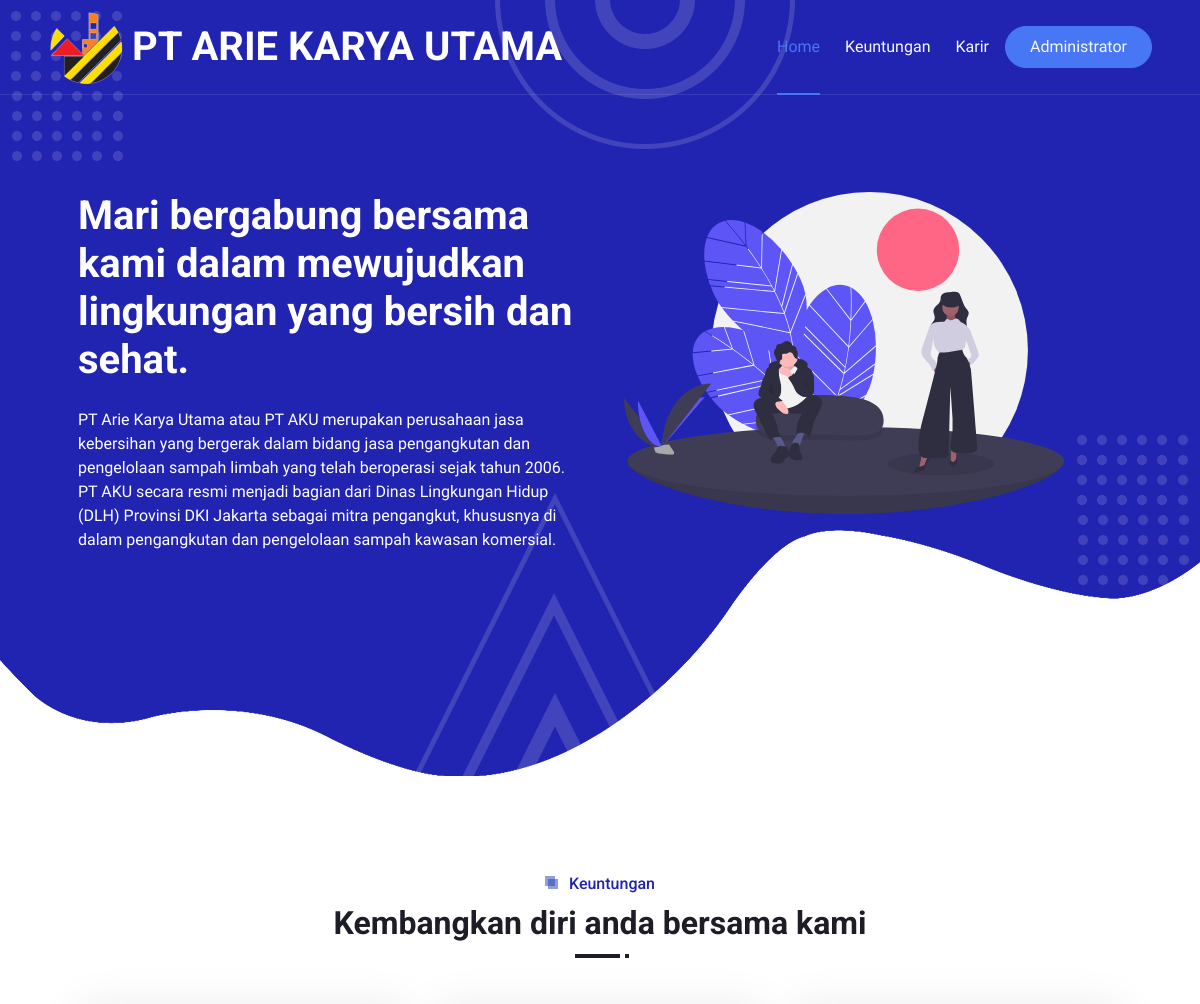
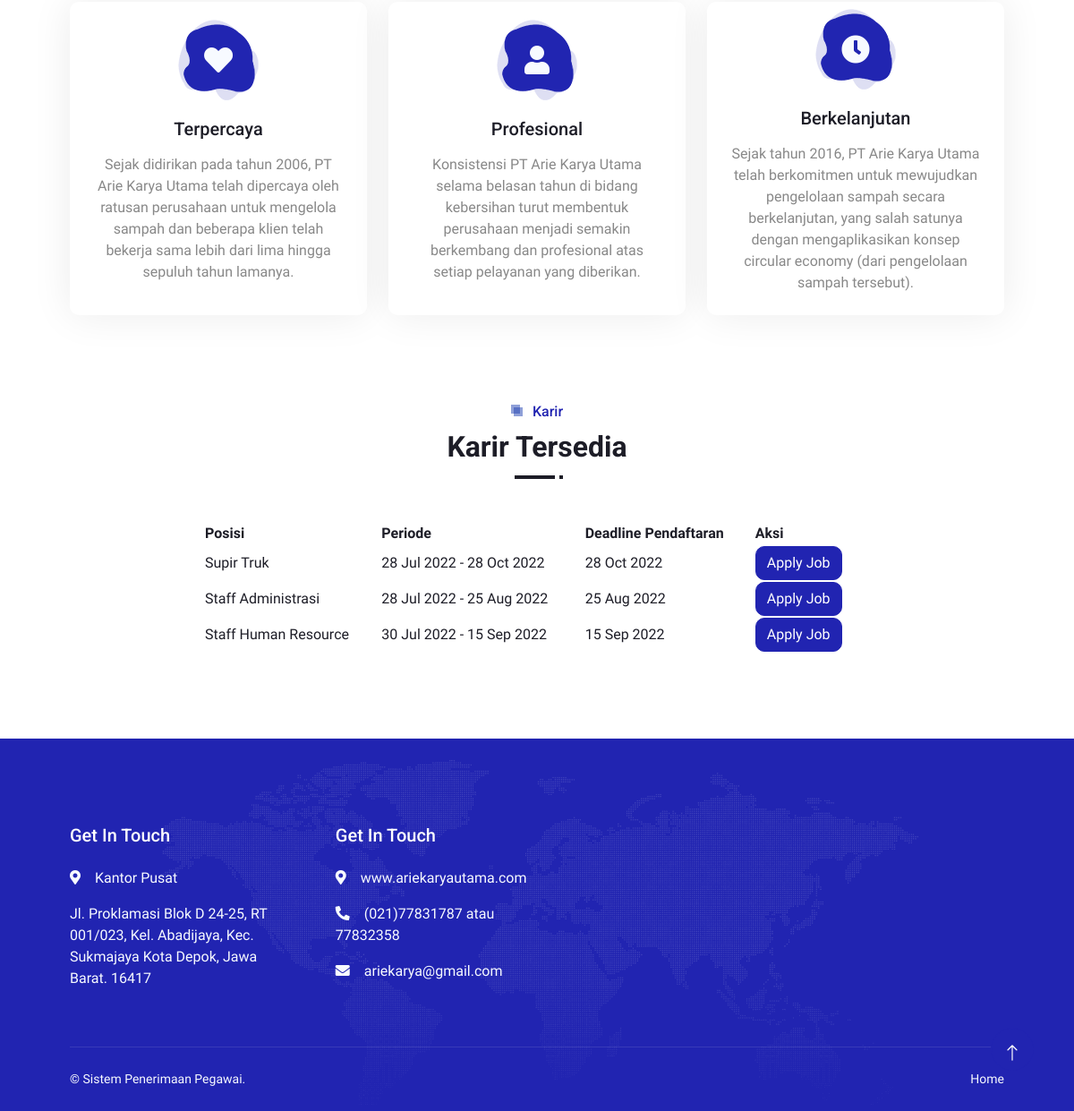
The page / on the database its author committed (2 pictures, top to bottom).
### tables this page shows
CREATE TABLE `job` (
  `idjob` int(11) NOT NULL,
  `jobname` varchar(30) NOT NULL,
  `jobdesc` text NOT NULL,
  `jobstart` date NOT NULL,
  `jobend` date NOT NULL,
  `registerend` date NOT NULL,
  `jobadded` timestamp NOT NULL DEFAULT current_timestamp(),
  `jobloc` text NOT NULL,
  `workingtype` varchar(25) NOT NULL
);

### index.php (the view, shortened to what this page needs)
<?php
include 'koneksi.php';
$date_now = date("Y-m-d");
?>
<!DOCTYPE html>
<html lang="en">
<head>
    <link href="https://cdnjs.cloudflare.com/ajax/libs/font-awesome/5.10.0/css/all.min.css" rel="stylesheet">
    <link href="https://cdn.jsdelivr.net/npm/bootstrap-icons@1.4.1/font/bootstrap-icons.css" rel="stylesheet">
    <link href="lib/animate/animate.min.css" rel="stylesheet">
    <link href="lib/owlcarousel/assets/owl.carousel.min.css" rel="stylesheet">
    <link href="lib/lightbox/css/lightbox.min.css" rel="stylesheet">
    <link href="css/bootstrap.min.css" rel="stylesheet">
    <link href="css/style.css" rel="stylesheet">
</head>
<body>
    <div class="container-xxl bg-white p-0">
        <div class="container-xxl position-relative p-0">
            <nav class="navbar navbar-expand-lg navbar-light px-4 px-lg-5 py-3 py-lg-0">
                <a href="index.php"><img src="img/new/logo aku-nobg-notext.png"/>&nbsp;&nbsp;</a>
                <a href="" class="navbar-brand p-0">
                    <h1 class="m-0"> PT ARIE KARYA UTAMA<span class="fs-5"></span></h1>
                </a>
                <div class="collapse navbar-collapse" id="navbarCollapse">
                    <div class="navbar-nav ms-auto py-0">
                        <a href="index.php" class="nav-item nav-link active">Home</a>
                        <a href="benefit.php" class="nav-item nav-link">Keuntungan</a>
                        <a href="karir.php" class="nav-item nav-link">Karir</a>
                    </div>
                    <a href="login.php" target="_blank" class="btn btn-secondary text-light rounded-pill py-2 px-4 ms-3">Administrator</a>
                </div>
            </nav>
            <div class="container-xxl py-5 bg-primary hero-header mb-5">
                <div class="container my-5 py-5 px-lg-5">
                    <div class="row g-5 py-5">
                        <div class="col-lg-6 text-center text-lg-start">
                            <h1 class="text-white mb-4 animated zoomIn">Mari bergabung bersama kami dalam mewujudkan lingkungan yang bersih dan sehat.</h1>
                            <p class="text-white pb-3 animated zoomIn">PT Arie Karya Utama atau PT AKU merupakan perusahaan jasa kebersihan yang bergerak dalam bidang jasa pengangkutan dan pengelolaan sampah limbah yang telah beroperasi sejak tahun 2006. PT AKU secara resmi menjadi bagian dari Dinas Lingkungan Hidup (DLH) Provinsi DKI Jakarta sebagai mitra pengangkut, khususnya di dalam pengangkutan dan pengelolaan sampah kawasan komersial.</p>
                        </div>
                        <div class="col-lg-6 text-center text-lg-start">
                            <img class="img-fluid" src="img/new/team_work.svg" width="440px" alt="">
                        </div>
                    </div>
                </div>
            </div>
        </div>
        <div class="container-xxl py-5">
            <div class="container px-lg-5">
                <div class="section-title position-relative text-center mb-5 pb-2 wow fadeInUp" data-wow-delay="0.1s">
                    <h6 class="position-relative d-inline text-primary ps-4">Keuntungan</h6>
                    <h2 class="mt-2">Kembangkan diri anda bersama kami</h2>
                </div>
                <div class="row g-4">
                    <div class="col-lg-4 col-md-6 wow zoomIn" data-wow-delay="0.1s">
                        <div class="service-item d-flex flex-column justify-content-center text-center rounded">
                            <div class="service-icon flex-shrink-0">
                                <i class="fa fa-heart fa-2x"></i>
                            </div>
                            <h5 class="mb-3">Terpercaya</h5>
                            <p>Sejak didirikan pada tahun 2006, PT Arie Karya Utama telah dipercaya oleh ratusan perusahaan untuk mengelola sampah dan beberapa klien telah bekerja sama lebih dari lima hingga sepuluh tahun lamanya.</p>
                        </div>
                    </div>
                    <div class="col-lg-4 col-md-6 wow zoomIn" data-wow-delay="0.3s">
                        <div class="service-item d-flex flex-column justify-content-center text-center rounded">
                            <div class="service-icon flex-shrink-0">
                                <i class="fa fa-user fa-2x"></i>
                            </div>
                            <h5 class="mb-3">Profesional</h5>
                            <p>Konsistensi PT Arie Karya Utama selama belasan tahun di bidang kebersihan turut membentuk perusahaan menjadi semakin berkembang dan profesional atas setiap pelayanan yang diberikan. </p>
                        </div>
                    </div>
                    <div class="col-lg-4 col-md-6 wow zoomIn" data-wow-delay="0.6s">
                        <div class="service-item d-flex flex-column justify-content-center text-center rounded">
                            <div class="service-icon flex-shrink-0">
                                <i class="fa fa-clock fa-2x"></i>
                            </div>
                            <h5 class="mb-3">Berkelanjutan</h5>
                            <p>Sejak tahun 2016, PT Arie Karya Utama telah berkomitmen untuk mewujudkan pengelolaan sampah secara berkelanjutan, yang salah satunya dengan mengaplikasikan konsep circular economy (dari pengelolaan sampah tersebut).</p>
                        </div>
                    </div>
                </div>
            </div>
        </div>
        <div class="container-xxl py-5">
            <div class="container px-lg-5">
                <div class="section-title position-relative text-center mb-5 pb-2 wow fadeInUp" data-wow-delay="0.1s">
                    <h6 class="position-relative d-inline text-primary ps-4">Karir</h6>
                    <h2 class="mt-2">Karir Tersedia</h2>
                </div>
                <div class="row g-5" style="margin-left: 150px">
                    <table style="width: 80%" class="mb-0 text-dark">
                                    <thead>
                                    <tr>
                                        <th>Posisi</th>
                                        <th>Periode</th>
                                        <th>Deadline Pendaftaran</th>
                                        <th>Aksi</th>
                                    </tr>
                                    </thead>
                                    <tbody>
                                    <?php
                                            $getdata = mysqli_query($koneksi,"SELECT * FROM job WHERE registerend>'$date_now'");
                                            while($data=mysqli_fetch_array($getdata)){
                                            $idjob = $data['idjob'];
                                            $namajob = $data['jobname'];
                                            $mulai = date_format(date_create($data['jobstart']),"d M Y");
                                            $selesai = date_format(date_create($data['jobend']),"d M Y");
                                            $periode = $mulai." - ".$selesai;
                                            $deadline = date_format(date_create($data['registerend']),"d M Y");
                                            ?>
                                            <tr>
                                                <td><?=$namajob;?></td>
                                                <td><?=$periode;?></td>
                                                <td><?=$deadline;?></td>
                                                <td><a href="apply.php?id=<?=$idjob;?>" class="btn btn-primary">Apply Job</a></td>
                                            </tr>
                                            <?php
                                            };
                                            ?>
                                    </tbody>
                                </table>
                </div>
            </div>
        </div>
        <div class="container-fluid bg-primary text-light footer mt-5 pt-5 wow fadeIn" data-wow-delay="0.1s">
            <div class="container py-5 px-lg-5">
                <div class="row g-5">
                    <div class="col-md-6 col-lg-3">
                        <h5 class="text-white mb-4">Get In Touch</h5>
                        <p><i class="fa fa-map-marker-alt me-3"></i>Kantor Pusat</p>
                        <p>
                        Jl. Proklamasi Blok D 24-25, RT 001/023, Kel. Abadijaya,
                        Kec. Sukmajaya Kota Depok, Jawa Barat. 16417</p>
                    </div>
                    <div class="col-md-8 col-lg-3">
                        <h5 class="text-white mb-4">Get In Touch</h5>
                        <p><i class="fa fa-map-marker-alt me-3"></i>www.ariekaryautama.com</p>
                        <p><i class="fa fa-phone-alt me-3"></i>(021)77831787 atau 77832358</p>
                        <p><i class="fa fa-envelope me-3"></i>ariekarya@gmail.com</p>
                    </div>
                </div>
            </div>
            <div class="container px-lg-5">
                <div class="copyright">
                    <div class="row">
                        <div class="col-md-6 text-center text-md-start mb-3 mb-md-0">
                            &copy; Sistem Penerimaan Pegawai.
                        </div>
                        <div class="col-md-6 text-center text-md-end">
                            <div class="footer-menu">
                                <a href="#">Home</a>
                            </div>
                        </div>
                    </div>
                </div>
            </div>
        </div>
        <a href="#" class="btn btn-lg btn-primary btn-lg-square back-to-top pt-2"><i class="bi bi-arrow-up"></i></a>
    </div>
</body>
</html>

### css/style.css (style rules this page uses)
:root { --primary: #2124B1; --secondary: #4777F5; --light: #F7FAFF; --dark: #1D1D27; }
.back-to-top { position: fixed; display: none; right: 45px; bottom: 45px; z-index: 99; }
h1, h2, h3, .fw-bold { font-weight: 700 !important; }
h4, h5, h6, .fw-medium { font-weight: 500 !important; }
.btn { font-weight: 500; transition: .5s; }
.btn-lg-square { width: 48px; height: 48px; }
.btn-square, .btn-sm-square, .btn-lg-square { padding: 0; display: flex; align-items: center; justify-content: center; font-weight: normal; border-radius: 50px; }
.navbar-light .navbar-nav .nav-link { position: relative; margin-left: 25px; padding: 35px 0; color: var(--light) !important; outline: none; transition: .5s; }
.navbar-light .navbar-nav .nav-link:hover, .navbar-light .navbar-nav .nav-link.active { color: var(--secondary) !important; }
.navbar-light .navbar-brand h1 { color: #FFFFFF; }
@media (min-width: 992px) { .navbar-light { position: absolute; width: 100%; top: 0; left: 0; border-bottom: 1px solid rgba(256, 256, 256, .1); z-index: 999; } }
@media (min-width: 992px) { .navbar-light .navbar-nav .nav-link::before { position: absolute; content: ""; width: 0; height: 2px; bottom: -1px; left: 50%; background: var(--secondary); transition: .5s; } }
@media (min-width: 992px) { .navbar-light .navbar-nav .nav-link:hover::before, .navbar-light .navbar-nav .nav-link.active::before { width: 100%; left: 0; } }
.hero-header { background: url(../img/bg-dot.png), url(../img/bg-dot.png), url(../img/bg-round.png), url(../img/bg-tree.png), url(../img/bg-bottom-hero.png); background-position: 10px 10px, bottom 190px right 10px, left 55% top -1px, left 45% bottom -1px, center bottom -1px; background-repeat: no-repeat; }
.section-title::before { position: absolute; content: ""; width: 45px; height: 4px; bottom: 0; left: 0; background: var(--dark); }
.section-title::after { position: absolute; content: ""; width: 4px; height: 4px; bottom: 0; left: 50px; background: var(--dark); }
.section-title.text-center::before { left: 50%; margin-left: -25px; }
.section-title.text-center::after { left: 50%; margin-left: 25px; }
.section-title h6::before, .section-title h6::after { position: absolute; content: ""; width: 10px; height: 10px; top: 2px; left: 0; background: rgba(33, 66, 177, .5); }
.section-title h6::after { top: 5px; left: 3px; }
.service-item { position: relative; height: 350px; padding: 30px 25px; background: #FFFFFF; box-shadow: 0 0 45px rgba(0, 0, 0, .08); transition: .5s; }
.service-item .service-icon { margin: 0 auto 20px auto; width: 90px; height: 90px; display: flex; align-items: center; justify-content: center; color: var(--light); background: url(../img/icon-shape-primary.png) center center no-repeat; transition: .5s; }
.service-item h5, .service-item p { transition: .5s; }
.footer { background: url(../img/footer.png) center center no-repeat; background-size: contain; }
.footer .copyright { padding: 25px 0; font-size: 14px; border-top: 1px solid rgba(256, 256, 256, .1); }
.footer .copyright a { color: var(--light); }
.footer .footer-menu a { margin-right: 15px; padding-right: 15px; border-right: 1px solid rgba(255, 255, 255, .1); }
.footer .footer-menu a:last-child { margin-right: 0; padding-right: 0; border-right: none; }

### rows shown on the page
job: jobname "Supir Truk", periode "28 Jul 2022 - 28 Oct 2022", registerend "28 Oct 2022"
job: jobname "Staff Administrasi", periode "28 Jul 2022 - 25 Aug 2022", registerend "25 Aug 2022"
job: jobname "Staff Human Resource", periode "30 Jul 2022 - 15 Sep 2022", registerend "15 Sep 2022"
